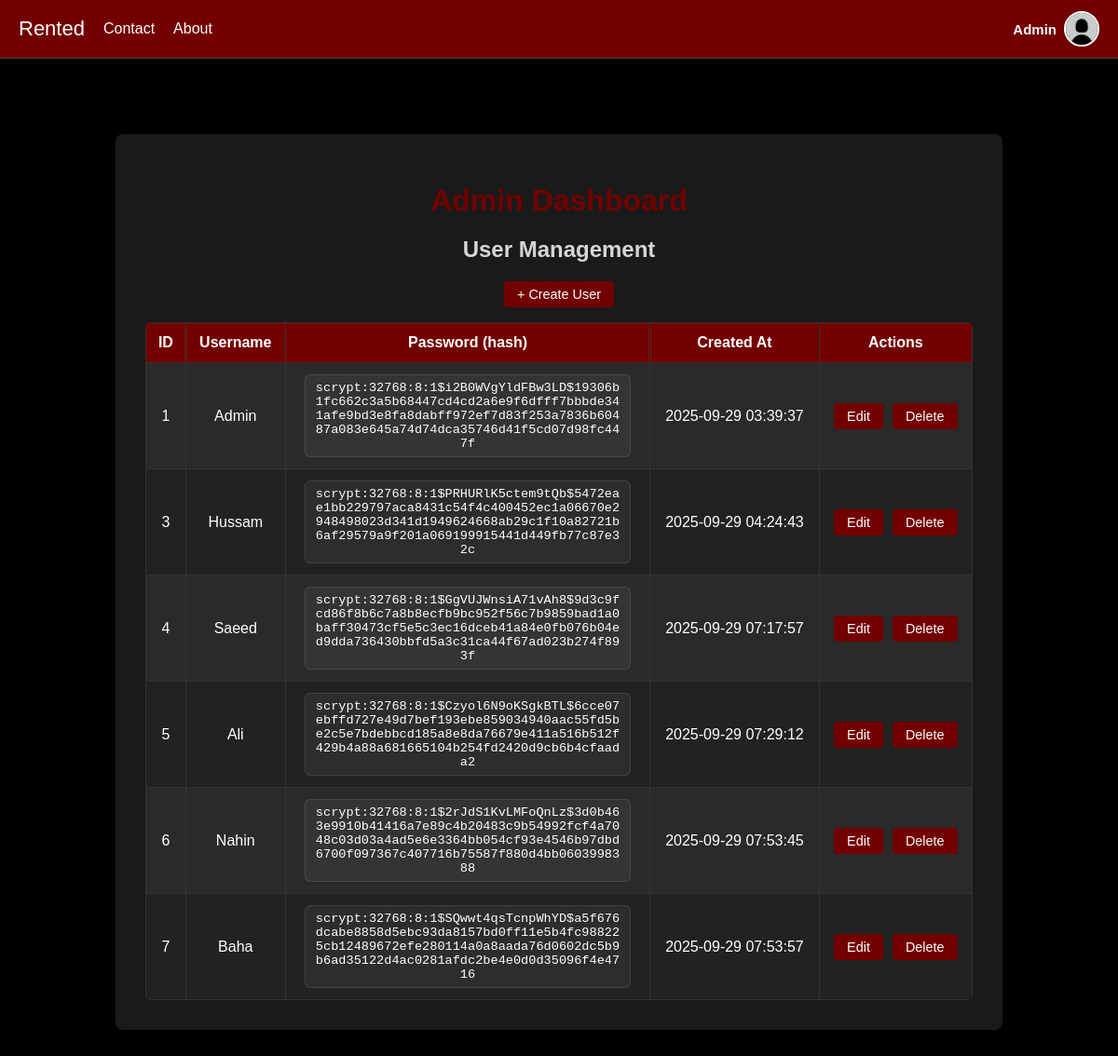
The page /admin (signed in) on the database its author committed.
### app.py (models this page shows)
class User(db.Model):
    id = db.Column(db.Integer, primary_key=True)
    username = db.Column(db.String(150), unique=True, nullable=False)
    email = db.Column(db.String(150), unique=True, nullable=True)
    password = db.Column(db.String(150), nullable=False)
    profile_pic = db.Column(db.String(300), default="profile_pics/default.png")
    is_admin = db.Column(db.Boolean, default=False)
    created_at = db.Column(db.DateTime, default=datetime.utcnow)
    listings = db.relationship("Listing", backref="user", cascade="all, delete-orphan")

### app.py (the view)
@app.route("/admin")
def admin_dashboard():
    if "user_id" not in session:
        return redirect(url_for("login"))
    user = User.query.get(session["user_id"])
    if not user.is_admin:
        return "Access denied", 403
    users = User.query.all()
    return render_template("admin_dashboard.html", users=users, title="Admin Dashboard")

### app.py (called while the page is built)
@app.context_processor
def inject_user():
    if "user_id" in session:
        user = User.query.get(session["user_id"])
        return dict(user=user)
    return dict(user=None)

### templates/admin_dashboard.html (shortened to what this page needs)
{% extends "base.html" %}
{% block content %}
<div class="container admin">
    <h1>Admin Dashboard</h1>
    <h2>User Management</h2>
    <div class="actions">
        <a href="{{ url_for('create_user') }}" class="btn">+ Create User</a>
    </div>
    <table>
        <tr>
            <th>ID</th>
            <th>Username</th>
            <th>Password (hash)</th>
            <th>Created At</th>
            <th>Actions</th>
        </tr>
        {% for user in users %}
        <tr>
            <td>{{ user.id }}</td>
            <td>{{ user.username }}</td>
            <td><div class="hash">{{ user.password }}</div></td>
            <td>{{ user.created_at.strftime("%Y-%m-%d %H:%M:%S") if user.created_at else '-' }}</td>
            <td>
                <div class="action-buttons">
                    <a href="{{ url_for('edit_user', user_id=user.id) }}" class="btn">Edit</a>
                    <a href="{{ url_for('delete_user', user_id=user.id) }}" class="btn"
                       onclick="return confirm('Are you sure you want to delete this user?');">Delete</a>
                </div>
            </td>
        </tr>
        {% endfor %}
    </table>
</div>
{% endblock %}

### templates/base.html (shortened to what this page needs)
<!DOCTYPE html>
<html lang="en">
<head>
</head>
<body>
  <nav class="navbar">
    <div class="nav-left">
      <a href="{{ url_for('home') }}" class="logo">Rented</a>
      <a href="{{ url_for('contact') }}">Contact</a>
      <a href="{{ url_for('about') }}">About</a>
    </div>
    <div class="nav-right">
      {% if session.get('user_id') %}
        <div class="user-info">
          <span class="username">{{ user.username }}</span>
          <img src="{{ url_for('static', filename=user.profile_pic) }}" alt="Profile" class="profile-pic">
        </div>
      {% else %}
        <div class="auth-buttons">
          <a href="{{ url_for('login') }}" class="auth-link">Login</a>
          <a href="{{ url_for('signup') }}" class="auth-link">Sign Up</a>
        </div>
      {% endif %}
    </div>
  </nav>
  <div class="container">
    {% block content %}{% endblock %}
  </div>
</body>
</html>

### templates/base.html (style rules this page uses)
*, *::before, *::after { box-sizing: border-box; }
body { margin: 0; font-family: Arial, sans-serif; background: #000; color: #fff; min-height: 100vh; padding-top: 80px; }
a { text-decoration: none; color: inherit; }
.navbar { display: flex; justify-content: space-between; align-items: center; background: #730000; padding: 12px 20px; position: fixed; top: 0; left: 0; right: 0; z-index: 1000; border-bottom: 1px solid #444; }
.nav-left { display: flex; align-items: center; gap: 20px; }
.navbar a { color: #fff; font-weight: 500; }
.logo { font-family: 'Arial Black', sans-serif; font-size: 22px; color: #000; }
.user-info { display: flex; align-items: center; gap: 8px; position: relative; }
.username { font-weight: bold; font-size: 15px; }
.profile-pic { width: 38px; height: 38px; border-radius: 50%; object-fit: cover; cursor: pointer; border: 2px solid #fff; }
.container { max-width: 1000px; margin: 0 auto; padding: 24px; }

### templates/admin_dashboard.html (style rules this page uses)
:root { --bg: #000; --panel: #1a1a1a; --muted: #d7d6d6; --accent: #730000; --hover-accent: #a30000; --border: #333; }
body { font-family: Arial, sans-serif; background: var(--bg); color: #fff; margin: 0; text-align: center; }
.container.admin { background-color: var(--panel); padding: 32px; border-radius: 8px; max-width: 1000px; margin: 40px auto 120px; box-shadow: 0 6px 18px rgba(0, 0, 0, 0.6); text-align: center; }
h1 { color: var(--accent); margin-bottom: 10px; }
h2 { color: var(--muted); margin-bottom: 20px; }
.actions { margin-bottom: 16px; text-align: center; }
table { width: 100%; border-collapse: collapse; margin-top: 16px; background-color: #222; color: #fff; border-radius: 6px; overflow: hidden; }
table th, table td { border: 1px solid var(--border); padding: 12px; text-align: center; color: #fff; }
table th { background: var(--accent); color: #fff; font-weight: bold; }
table tr:nth-child(even) { background: #2a2a2a; }
.hash { display: inline-block; max-width: 350px; background: rgba(255, 255, 255, 0.05); border: 1px solid rgba(255, 255, 255, 0.1); border-radius: 6px; font-family: "Courier New", monospace; font-size: 0.85rem; padding: 6px 10px; word-break: break-all; overflow-wrap: anywhere; white-space: normal; }
.btn { padding: 6px 14px; background: var(--accent); color: #fff; text-decoration: none; border-radius: 4px; transition: background 0.2s ease; font-size: 0.9rem; display: inline-block; }
.action-buttons { display: flex; justify-content: center; gap: 10px; }

### rows shown on the page
User: username "Admin", profile_pic (placeholder picture), id "1", password "scrypt:32768:8:1$i2B0WVgYldFBw3LD$19306b1fc662c3a5b68447cd4cd2a6e9f6dfff7bbbde341afe9bd3e8fa8dabff972ef7d83f253a7836b60487a083e645a74d74dca35746d41f5cd07d98fc447f", created_at "2025-09-29 03:39:37"
User: id "3", username "Hussam", password "scrypt:32768:8:1$PRHURlK5ctem9tQb$5472eae1bb229797aca8431c54f4c400452ec1a06670e2948498023d341d1949624668ab29c1f10a82721b6af29579a9f201a069199915441d449fb77c87e32c", created_at "2025-09-29 04:24:43"
User: id "4", username "Saeed", password "scrypt:32768:8:1$GgVUJWnsiA71vAh8$9d3c9fcd86f8b6c7a8b8ecfb9bc952f56c7b9859bad1a0baff30473cf5e5c3ec16dceb41a84e0fb076b04ed9dda736430bbfd5a3c31ca44f67ad023b274f893f", created_at "2025-09-29 07:17:57"
User: id "5", username "Ali", password "scrypt:32768:8:1$Czyol6N9oKSgkBTL$6cce07ebffd727e49d7bef193ebe859034940aac55fd5be2c5e7bdebbcd185a8e8da76679e411a516b512f429b4a88a681665104b254fd2420d9cb6b4cfaada2", created_at "2025-09-29 07:29:12"
User: id "6", username "Nahin", password "scrypt:32768:8:1$2rJdS1KvLMFoQnLz$3d0b463e9910b41416a7e89c4b20483c9b54992fcf4a7048c03d03a4ad5e6e3364bb054cf93e4546b97dbd6700f097367c407716b75587f880d4bb0603998388", created_at "2025-09-29 07:53:45"
User: id "7", username "Baha", password "scrypt:32768:8:1$SQwwt4qsTcnpWhYD$a5f676dcabe8858d5ebc93da8157bd0ff11e5b4fc988225cb12489672efe280114a0a8aada76d0602dc5b9b6ad35122d4ac0281afdc2be4e0d0d35096f4e4716", created_at "2025-09-29 07:53:57"
